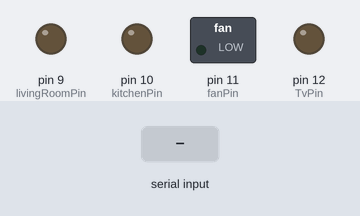
Bench run of a sketch on a simulated Arduino Uno, built with avr-gcc and run on an emulated ATmega328P. Parts: switched loads named in the sketch (green lamp = pin HIGH), output pins drawn as LEDs (lit = HIGH). The test bench sets the inputs (shaded band).

Above: at 1.2 s.
1.3 s: "3" received over Serial
At 2.5 s:
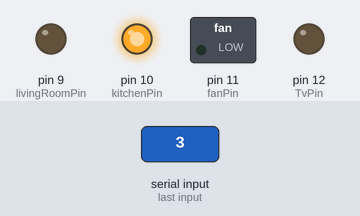
2.8 s: "2" received over Serial
At 3.7 s:
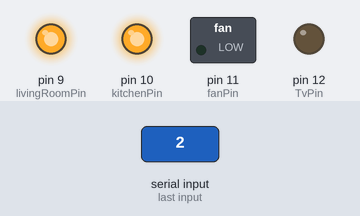
4.3 s: "4" received over Serial
At 4.8 s:
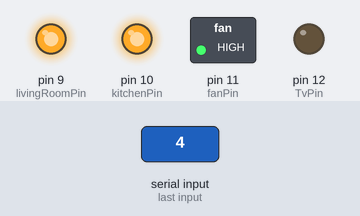
5.8 s: "5" received over Serial
At 7.0 s:
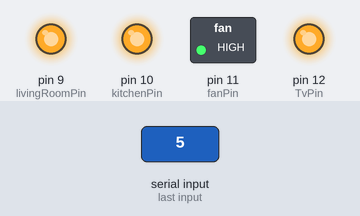
7.3 s: "7" received over Serial
At 8.3 s:
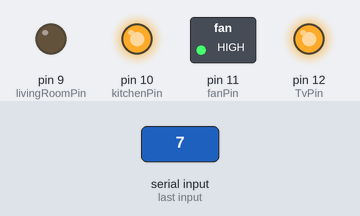
8.8 s: "8" received over Serial
At 9.4 s:
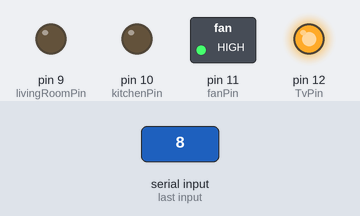
Timing chart, 0 to 11.3 s (numbered marks = the images above; inputs shaded):
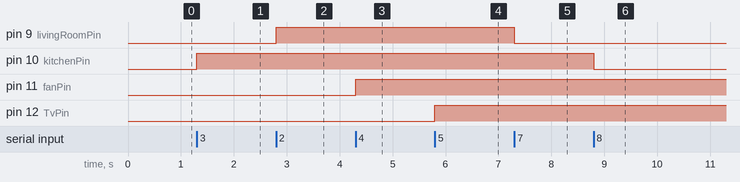

Measured:
- after the input at 1.3 s, pin 10 (kitchenPin): LOW → HIGH at once
- after the input at 2.8 s, pin 9 (livingRoomPin): LOW → HIGH at once
- after the input at 4.3 s, pin 11 (fanPin): LOW → HIGH at once
- after the input at 5.8 s, pin 12 (TvPin): LOW → HIGH at once
- after the input at 7.3 s, pin 9 (livingRoomPin): HIGH → LOW at once
- after the input at 8.8 s, pin 10 (kitchenPin): HIGH → LOW at once

The sketch:

projecttriak.ino
```cpp
const int microwavePin = 8;  // Replace with the actual pin connected to the microwave
const int livingRoomPin = 9; // Replace with the actual pin connected to the living room lights
const int kitchenPin = 10;    // Replace with the actual pin connected to the kitchen lights
const int fanPin = 11;
const int TvPin = 12;     // Replace with the actual pin connected to the fan


void setup() {
  Serial.begin(9600);
  pinMode(microwavePin, OUTPUT);
  pinMode(livingRoomPin, OUTPUT);
  pinMode(kitchenPin, OUTPUT);
  pinMode(fanPin, OUTPUT);

  pinMode(TvPin, OUTPUT);


}


void loop()
{
  if (Serial.available() > 0) {
        char key = Serial.read();
        if(key == '1')
        {
          digitalWrite(microwavePin ,HIGH);
          delay(2000);
          digitalWrite(microwavePin,LOW);
        }

        if(key == '3')
        {
          digitalWrite(kitchenPin ,HIGH);
        }

        else if (key == '2')
        {
          digitalWrite(livingRoomPin ,HIGH);
        }

        else if(key == '4')
        {
          {
           digitalWrite(fanPin ,HIGH);
         }

        }
        else if (key == '5')
        {
          digitalWrite(TvPin ,HIGH);
        }

         else if(key == '6')
        {
          digitalWrite(microwavePin ,LOW);
        }
        else if (key == '7')
        {
          digitalWrite(livingRoomPin ,LOW);
        }

        if(key == '8')
        {
          digitalWrite(kitchenPin ,LOW);
        }

        else if(key == '9')
        {
          digitalWrite(fanPin ,LOW);
        }

        else if (key == '10')
        {
          digitalWrite(TvPin ,LOW);
        }

  }
}
```
